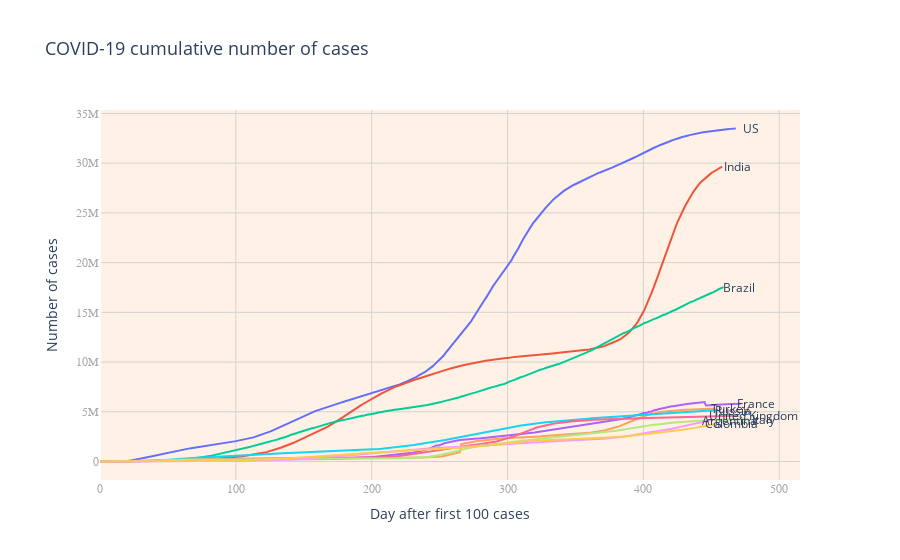

Notebook cell for this chart:
### Markdown cell above
### Add the chart

First we need to generate the chart. The following code recreates the chart from Albert's workshop. Code to prepare the data and generate the charts is in `prepare_data.py`. The Plotly Dash component that we will use only supports the Plotly graph libraries, Plotly Express and Plotly Graph Objects (GO).

Apologies, I'm not familiar with R so apologies if I haven't interpreted the chart correctly.

`create_chart(country_data, country_list)` takes two parameters, the prepared data and a list of countries. In Albert's chart you used the top 10, however this method is written to allow a subset of the top 10 list to be used. We will need this in activity 3 to generate an interactive chart.

Run `python prepare_data.py` to generate and display the chart.

### Code cell
%run prepare_data.py

### Figure 1 — Plotly figure (JSON) as saved in the notebook; plotly's stock layout.template omitted (floating-point values rounded to 4 significant figures; data arrays with more than 128 entries replaced by an {"elided": "..."} marker saying what was removed)
{"data": [{"mode": "lines", "name": "US", "type": "scatter", "x": {"elided": "469 int values"}, "y": {"elided": "469 int values"}}, {"mode": "lines", "name": "India", "type": "scatter", "x": {"elided": "459 int values"}, "y": {"elided": "459 int values"}}, {"mode": "lines", "name": "Brazil", "type": "scatter", "x": {"elided": "460 int values"}, "y": {"elided": "460 int values"}}, {"mode": "lines", "name": "France", "type": "scatter", "x": {"elided": "473 int values"}, "y": {"elided": "473 int values"}}, {"mode": "lines", "name": "Turkey", "type": "scatter", "x": {"elided": "454 int values"}, "y": {"elided": "454 int values"}}, {"mode": "lines", "name": "Russia", "type": "scatter", "x": {"elided": "456 int values"}, "y": {"elided": "456 int values"}}, {"mode": "lines", "name": "United Kingdom", "type": "scatter", "x": {"elided": "471 int values"}, "y": {"elided": "471 int values"}}, {"mode": "lines", "name": "Italy", "type": "scatter", "x": {"elided": "479 int values"}, "y": {"elided": "479 int values"}}, {"mode": "lines", "name": "Argentina", "type": "scatter", "x": {"elided": "453 int values"}, "y": {"elided": "453 int values"}}, {"mode": "lines", "name": "Colombia", "type": "scatter", "x": {"elided": "455 int values"}, "y": {"elided": "455 int values"}}], "layout": {"annotations": [{"showarrow": false, "text": "US", "x": 468, "xshift": 15, "y": 33486038}, {"showarrow": false, "text": "India", "x": 458, "xshift": 15, "y": 29633105}, {"showarrow": false, "text": "Brazil", "x": 459, "xshift": 15, "y": 17533221}, {"showarrow": false, "text": "France", "x": 472, "xshift": 15, "y": 5806255}, {"showarrow": false, "text": "Turkey", "x": 453, "xshift": 15, "y": 5342028}, {"showarrow": false, "text": "Russia", "x": 455, "xshift": 15, "y": 5176051}, {"showarrow": false, "text": "United Kingdom", "x": 470, "xshift": 15, "y": 4596994}, {"showarrow": false, "text": "Italy", "x": 478, "xshift": 15, "y": 4247032}, {"showarrow": false, "text": "Argentina", "x": 452, "xshift": 15, "y": 4172742}, {"showarrow": false, "text": "Colombia", "x": 454, "xshift": 15, "y": 3802052}], "autosize": true, "margin": {"autoexpand": false, "l": 100, "r": 100, "t": 110}, "plot_bgcolor": "#fff1e5", "showlegend": false, "title": {"font": {"size": 18}, "text": "COVID-19 cumulative number of cases"}, "xaxis": {"gridcolor": "lightgrey", "linewidth": 2, "showgrid": true, "showline": false, "showticklabels": true, "tickfont": {"color": "darkgrey", "family": "Arial", "size": 12}, "title": {"text": "Day after first 100 cases"}}, "yaxis": {"gridcolor": "lightgrey", "linewidth": 2, "showgrid": true, "showline": false, "showticklabels": true, "tickfont": {"color": "darkgrey", "family": "Arial", "size": 12}, "title": {"text": "Number of cases"}, "zeroline": false}}}
